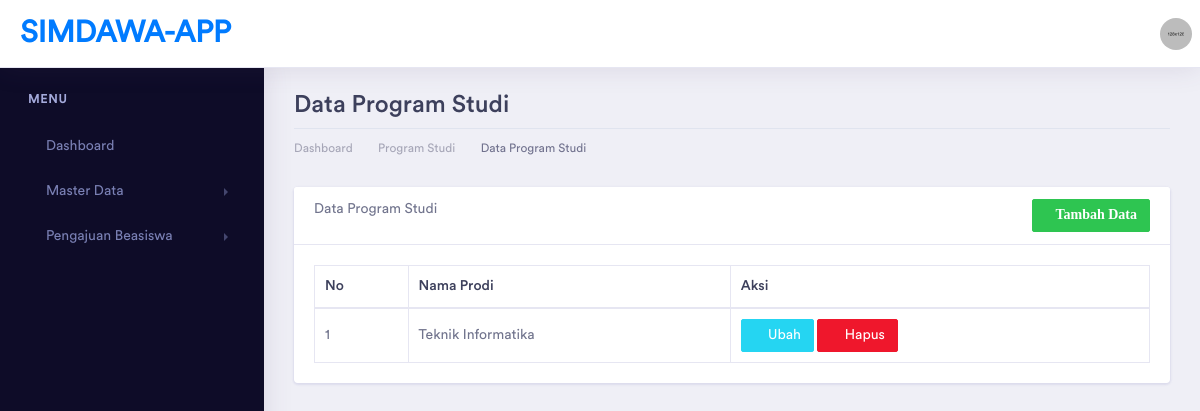
The page /index.php/prodi on the database as committed earlier.
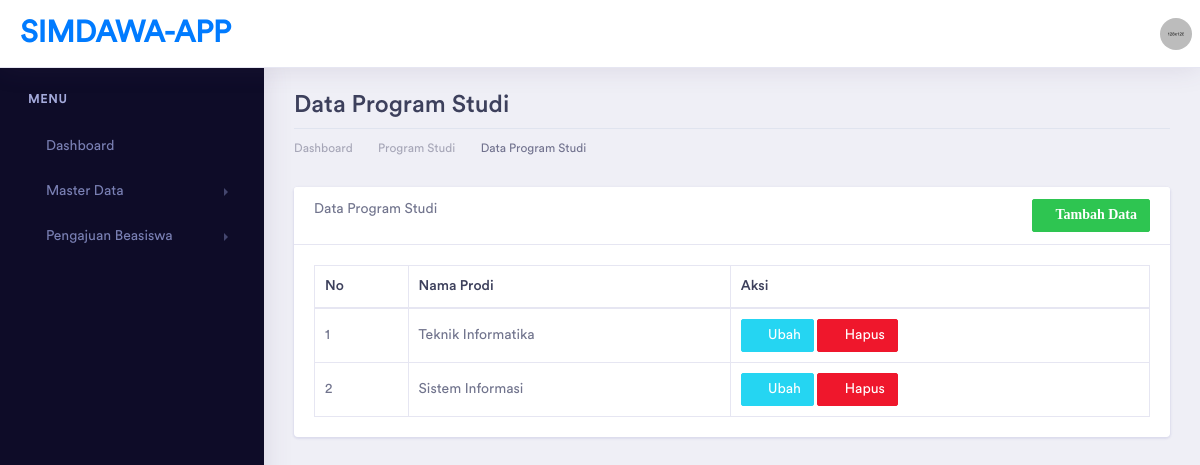
The same page on the database as committed later.
### tables this page shows
CREATE TABLE `prodi` (
  `id` int(11) NOT NULL,
  `nama_prodi` varchar(100) DEFAULT NULL
);

### application/controllers/Prodi.php (called while the page is built, shortened)
<?php
class Prodi extends CI_Controller
{
    function __construct()
    {
        $this->load->model('ProdiModel');
        $this->load->library('pdf');
    }
    public function index()
    {
        $data['title'] = "Dashboard | SIMDAWA-APP";
        $data['prodi'] = $this->ProdiModel->get_prodi();
        $this->load->view('template/header', $data);
        $this->load->view('template/sidebar');
        $this->load->view('prodi/prodi_read', $data);
        $this->load->view('template/footer');
    }
}

### index.php (called while the page is built, shortened)
<?php
require_once BASEPATH.'core/CodeIgniter.php';

### application/models/ProdiModel.php (called while the page is built, shortened)
<?php
class ProdiModel extends CI_Model
{
    private $tabel = "prodi";
    public function get_prodi()
    {
        return $this->db->get($this->tabel)->result();
    }
}

### application/views/prodi/prodi_read.php (the view)
<div class="dashboard-wrapper">
    <div class="container-fluid dashboard-content">
        <div class="row">
            <div class="col-xl-12 col-lg-12 col-md-12 col-sm-12 col-12">
                <div class="page-header">
                    <h2 class="pageheader-title">Data Program Studi </h2>
                    <div class="page-breadcrumb">
                        <nav aria-label="breadcrumb">
                            <ol class="breadcrumb">
                                <li class="breadcrumb-item"><a href="<?= base_url('home') ?>" class="breadcrumb-link">Dashboard</a></li>
                                <li class="breadcrumb-item"><a href="<?= base_url('prodi') ?>" class="breadcrumb-link">Program Studi</a></li>
                                <li class="breadcrumb-item active" aria-current="page">Data Program Studi</li>
                            </ol>
                        </nav>
                    </div>
                </div>
            </div>
        </div>
        <div class="row">
            <div class="col-xl-12 col-lg-12 col-md-12 col-sm-12 col-12">
                <div class="card">
                    <div class="card-header">
                        Data Program Studi
                        <a href="<?= base_url('prodi/tambah') ?>" class="btn btn-sm btn-success float-right">
                            <i class="fas fa-plus">Tambah Data</i></a>
                    </div>
                    <div class="card-body">
                        <table class="table table-bordered" id="mytabel">
                            <thead>
                                <tr>
                                    <th>No</th>
                                    <th>Nama Prodi</th>
                                    <th>Aksi</th>
                                </tr>
                            </thead>
                            <tbody>
                                <?php $no = 1;
                                foreach ($prodi as $a) {
                                ?>
                                    <tr>
                                        <td><?= $no++ ?></td>
                                        <td><?= $a->nama_prodi ?></td>
                                        <td>
                                            <a href="<?= base_url('prodi/ubah/' . $a->id) ?>" class="btn btn-sm btn-info"><i class="fas fa-edit"></i> Ubah</a>
                                            <a href="<?= base_url('prodi/hapus/' . $a->id) ?>" class="btn btn-sm btn-danger" onclick="return confirm('Ingin hapus data ini?')"><i class="fas fa-trash"></i> Hapus</a>
                                        </td>
                                    </tr>
                                <?php
                                }
                                ?>
                            </tbody>
                        </table>
                    </div>
                </div>
            </div>
        </div>
    </div>
</div>

Rows that differ between the two databases and show on the page:
added prodi: nama_prodi "Sistem Informasi"
